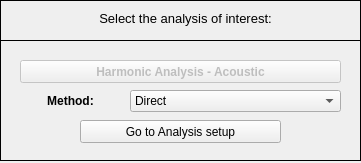
<?xml version="1.0" encoding="UTF-8"?>
<ui version="4.0">
 <class>Dialog</class>
 <widget class="QDialog" name="Dialog">
  <property name="windowModality">
   <enum>Qt::NonModal</enum>
  </property>
  <property name="geometry">
   <rect>
    <x>0</x>
    <y>0</y>
    <width>361</width>
    <height>163</height>
   </rect>
  </property>
  <property name="sizePolicy">
   <sizepolicy hsizetype="Fixed" vsizetype="Fixed">
    <horstretch>0</horstretch>
    <verstretch>0</verstretch>
   </sizepolicy>
  </property>
  <property name="contextMenuPolicy">
   <enum>Qt::DefaultContextMenu</enum>
  </property>
  <property name="windowTitle">
   <string>Select Analysis Type </string>
  </property>
  <property name="windowIcon">
   <iconset>
    <normaloff>../../../../../../Downloads/load - Copia.png</normaloff>../../../../../../Downloads/load - Copia.png</iconset>
  </property>
  <property name="whatsThis">
   <string/>
  </property>
  <widget class="QWidget" name="widget" native="true">
   <property name="geometry">
    <rect>
     <x>0</x>
     <y>0</y>
     <width>361</width>
     <height>161</height>
    </rect>
   </property>
   <property name="font">
    <font>
     <kerning>true</kerning>
    </font>
   </property>
   <widget class="QFrame" name="frame">
    <property name="geometry">
     <rect>
      <x>0</x>
      <y>0</y>
      <width>361</width>
      <height>41</height>
     </rect>
    </property>
    <property name="frameShape">
     <enum>QFrame::Box</enum>
    </property>
    <property name="frameShadow">
     <enum>QFrame::Plain</enum>
    </property>
    <property name="lineWidth">
     <number>1</number>
    </property>
    <widget class="QLabel" name="label">
     <property name="geometry">
      <rect>
       <x>10</x>
       <y>10</y>
       <width>351</width>
       <height>16</height>
      </rect>
     </property>
     <property name="font">
      <font>
       <pointsize>10</pointsize>
       <italic>false</italic>
      </font>
     </property>
     <property name="text">
      <string>Select the analysis of interest:</string>
     </property>
     <property name="textFormat">
      <enum>Qt::AutoText</enum>
     </property>
     <property name="alignment">
      <set>Qt::AlignCenter</set>
     </property>
    </widget>
   </widget>
   <widget class="QFrame" name="frame_2">
    <property name="geometry">
     <rect>
      <x>0</x>
      <y>40</y>
      <width>361</width>
      <height>121</height>
     </rect>
    </property>
    <property name="frameShape">
     <enum>QFrame::Box</enum>
    </property>
    <property name="frameShadow">
     <enum>QFrame::Plain</enum>
    </property>
    <widget class="QPushButton" name="pushButton">
     <property name="enabled">
      <bool>false</bool>
     </property>
     <property name="geometry">
      <rect>
       <x>20</x>
       <y>20</y>
       <width>321</width>
       <height>23</height>
      </rect>
     </property>
     <property name="font">
      <font>
       <weight>75</weight>
       <bold>true</bold>
      </font>
     </property>
     <property name="text">
      <string>Harmonic Analysis - Acoustic</string>
     </property>
     <property name="icon">
      <iconset>
       <activeon>../../../../../../Downloads/load.png</activeon>
      </iconset>
     </property>
     <property name="shortcut">
      <string/>
     </property>
     <property name="autoDefault">
      <bool>true</bool>
     </property>
     <property name="default">
      <bool>false</bool>
     </property>
     <property name="flat">
      <bool>false</bool>
     </property>
    </widget>
    <widget class="QWidget" name="verticalLayoutWidget">
     <property name="geometry">
      <rect>
       <x>20</x>
       <y>50</y>
       <width>101</width>
       <height>21</height>
      </rect>
     </property>
     <layout class="QVBoxLayout" name="verticalLayout">
      <item>
       <widget class="QLabel" name="label_2">
        <property name="font">
         <font>
          <weight>75</weight>
          <bold>true</bold>
         </font>
        </property>
        <property name="text">
         <string>Method:</string>
        </property>
        <property name="alignment">
         <set>Qt::AlignCenter</set>
        </property>
       </widget>
      </item>
     </layout>
    </widget>
    <widget class="QComboBox" name="comboBox">
     <property name="geometry">
      <rect>
       <x>130</x>
       <y>50</y>
       <width>211</width>
       <height>22</height>
      </rect>
     </property>
     <property name="insertPolicy">
      <enum>QComboBox::NoInsert</enum>
     </property>
     <item>
      <property name="text">
       <string>Direct</string>
      </property>
     </item>
     <item>
      <property name="text">
       <string>Mode Superposition</string>
      </property>
     </item>
    </widget>
    <widget class="QPushButton" name="pushButton_2">
     <property name="geometry">
      <rect>
       <x>80</x>
       <y>80</y>
       <width>201</width>
       <height>23</height>
      </rect>
     </property>
     <property name="text">
      <string>Go to Analysis setup</string>
     </property>
    </widget>
   </widget>
  </widget>
 </widget>
 <resources/>
 <connections/>
</ui>
